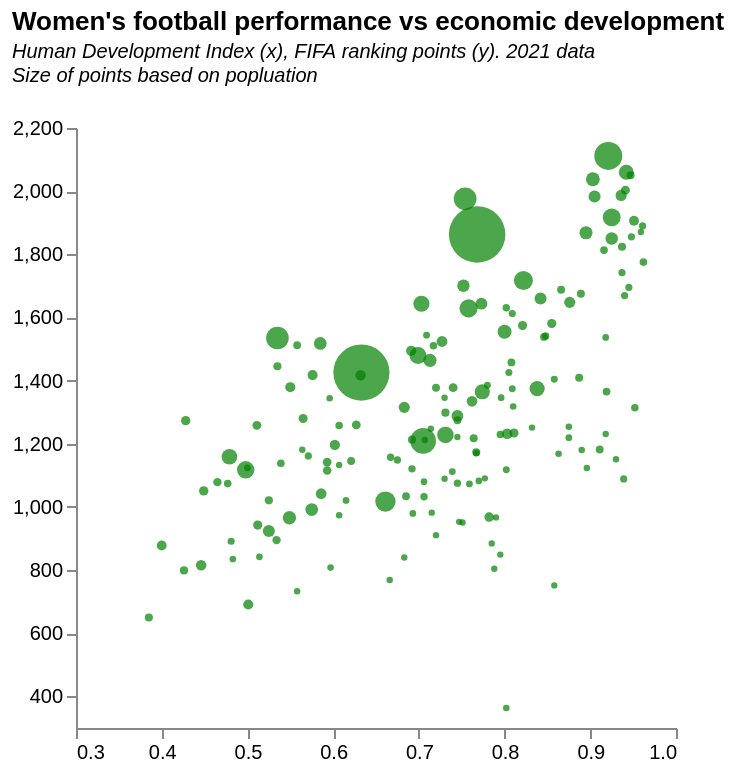

This figure's Vega-Lite source:
### Vega-Lite specification from a JSON file in a GitHub repository (floating-point values rounded to 4 significant figures; data arrays with more than 128 entries replaced by an {"elided": "..."} marker saying what was removed)
{"$schema": "https://vega.github.io/schema/vega-lite/v5.json", "title": {"text": "Women's football performance vs economic development", "subtitle": ["Human Development Index (x), FIFA ranking points (y). 2021 data", "Size of points based on popluation", ""], "subtitleFontStyle": "italic", "subtitleFontSize": 10, "anchor": "start", "color": "black"}, "config": {"background": "white", "view": {"stroke": "transparent"}}, "data": {"values": {"elided": "162 records"}}, "mark": {"type": "circle", "color": "green", "opacity": 0.7}, "height": 300, "width": 300, "encoding": {"x": {"field": "HDI_2021", "type": "quantitative", "scale": {"domain": [0.3, 1]}, "axis": {"grid": false}, "title": null}, "y": {"field": "FIFA_rank_2021", "type": "quantitative", "scale": {"domain": [300, 2200]}, "axis": {"grid": false}, "title": null}, "size": {"field": "Population_2021", "type": "quantitative", "title": "Prison Rate", "scale": {"range": [10, 800]}, "legend": null}, "tooltip": [{"field": "country", "type": "ordinal", "title": "Country"}, {"field": "FIFA_rank_2021", "type": "quantitative", "title": "Rank", "format": ".0f"}, {"field": "HDI_2021", "type": "quantitative", "title": "HDI", "format": ".2f"}, {"field": "Population_2021", "type": "quantitative", "title": "Population", "format": ","}]}}
